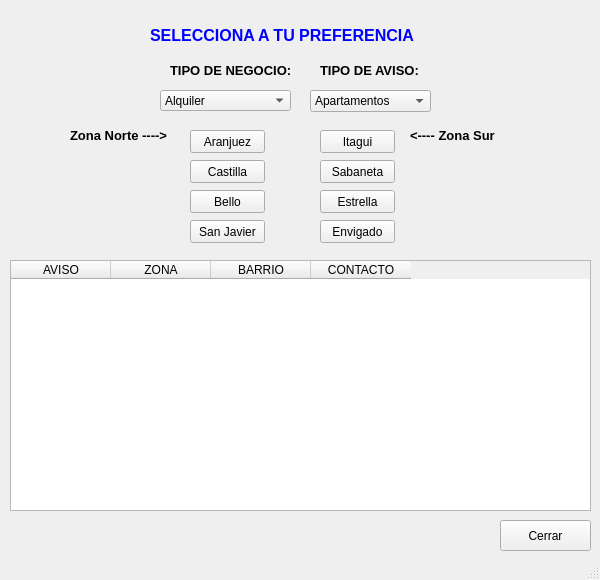
<?xml version="1.0" encoding="UTF-8"?>
<ui version="4.0">
 <class>MainWindow</class>
 <widget class="QMainWindow" name="MainWindow">
  <property name="geometry">
   <rect>
    <x>0</x>
    <y>0</y>
    <width>600</width>
    <height>580</height>
   </rect>
  </property>
  <property name="minimumSize">
   <size>
    <width>600</width>
    <height>580</height>
   </size>
  </property>
  <property name="maximumSize">
   <size>
    <width>600</width>
    <height>580</height>
   </size>
  </property>
  <property name="windowTitle">
   <string>-BIENVENIDO -</string>
  </property>
  <widget class="QWidget" name="centralwidget">
   <widget class="QLabel" name="labelPreferencia">
    <property name="geometry">
     <rect>
      <x>150</x>
      <y>20</y>
      <width>281</width>
      <height>31</height>
     </rect>
    </property>
    <property name="font">
     <font>
      <pointsize>12</pointsize>
      <weight>75</weight>
      <bold>true</bold>
     </font>
    </property>
    <property name="styleSheet">
     <string notr="true">color: rgb(0, 0, 255);</string>
    </property>
    <property name="text">
     <string>SELECCIONA A TU PREFERENCIA</string>
    </property>
   </widget>
   <widget class="QLabel" name="labelTipoNegocio">
    <property name="geometry">
     <rect>
      <x>170</x>
      <y>60</y>
      <width>121</width>
      <height>21</height>
     </rect>
    </property>
    <property name="font">
     <font>
      <pointsize>10</pointsize>
      <weight>75</weight>
      <bold>true</bold>
     </font>
    </property>
    <property name="text">
     <string>TIPO DE NEGOCIO:</string>
    </property>
   </widget>
   <widget class="QLabel" name="labelTipoAviso">
    <property name="geometry">
     <rect>
      <x>320</x>
      <y>60</y>
      <width>101</width>
      <height>21</height>
     </rect>
    </property>
    <property name="font">
     <font>
      <pointsize>10</pointsize>
      <weight>75</weight>
      <bold>true</bold>
     </font>
    </property>
    <property name="text">
     <string>TIPO DE AVISO:</string>
    </property>
   </widget>
   <widget class="QComboBox" name="comboBoxNegocio">
    <property name="geometry">
     <rect>
      <x>160</x>
      <y>90</y>
      <width>131</width>
      <height>21</height>
     </rect>
    </property>
    <property name="currentText">
     <string>Alquiler</string>
    </property>
    <property name="currentIndex">
     <number>0</number>
    </property>
    <item>
     <property name="text">
      <string>Alquiler</string>
     </property>
    </item>
    <item>
     <property name="text">
      <string>Venta</string>
     </property>
    </item>
   </widget>
   <widget class="QComboBox" name="comboBoxAviso">
    <property name="geometry">
     <rect>
      <x>310</x>
      <y>90</y>
      <width>121</width>
      <height>22</height>
     </rect>
    </property>
    <property name="currentText">
     <string>Apartamentos</string>
    </property>
    <item>
     <property name="text">
      <string>Apartamentos</string>
     </property>
    </item>
    <item>
     <property name="text">
      <string>Casas</string>
     </property>
    </item>
    <item>
     <property name="text">
      <string>Lotes</string>
     </property>
    </item>
    <item>
     <property name="text">
      <string>Fincas</string>
     </property>
    </item>
   </widget>
   <widget class="QLabel" name="labelZonaNorte">
    <property name="geometry">
     <rect>
      <x>70</x>
      <y>120</y>
      <width>111</width>
      <height>31</height>
     </rect>
    </property>
    <property name="font">
     <font>
      <pointsize>10</pointsize>
      <weight>75</weight>
      <bold>true</bold>
     </font>
    </property>
    <property name="text">
     <string>Zona Norte ----&gt;</string>
    </property>
   </widget>
   <widget class="QLabel" name="labelZonaSur">
    <property name="geometry">
     <rect>
      <x>410</x>
      <y>120</y>
      <width>101</width>
      <height>31</height>
     </rect>
    </property>
    <property name="font">
     <font>
      <pointsize>10</pointsize>
      <weight>75</weight>
      <bold>true</bold>
     </font>
    </property>
    <property name="text">
     <string>&lt;---- Zona Sur</string>
    </property>
   </widget>
   <widget class="QPushButton" name="btnAranjuez">
    <property name="geometry">
     <rect>
      <x>190</x>
      <y>130</y>
      <width>75</width>
      <height>23</height>
     </rect>
    </property>
    <property name="text">
     <string>Aranjuez</string>
    </property>
   </widget>
   <widget class="QPushButton" name="btnCastilla">
    <property name="geometry">
     <rect>
      <x>190</x>
      <y>160</y>
      <width>75</width>
      <height>23</height>
     </rect>
    </property>
    <property name="text">
     <string>Castilla</string>
    </property>
   </widget>
   <widget class="QPushButton" name="btnBello">
    <property name="geometry">
     <rect>
      <x>190</x>
      <y>190</y>
      <width>75</width>
      <height>23</height>
     </rect>
    </property>
    <property name="text">
     <string>Bello</string>
    </property>
   </widget>
   <widget class="QPushButton" name="btnSanJavier">
    <property name="geometry">
     <rect>
      <x>190</x>
      <y>220</y>
      <width>75</width>
      <height>23</height>
     </rect>
    </property>
    <property name="text">
     <string>San Javier</string>
    </property>
   </widget>
   <widget class="QPushButton" name="btnItagui">
    <property name="geometry">
     <rect>
      <x>320</x>
      <y>130</y>
      <width>75</width>
      <height>23</height>
     </rect>
    </property>
    <property name="text">
     <string>Itagui</string>
    </property>
   </widget>
   <widget class="QPushButton" name="btnSabaneta">
    <property name="geometry">
     <rect>
      <x>320</x>
      <y>160</y>
      <width>75</width>
      <height>23</height>
     </rect>
    </property>
    <property name="text">
     <string>Sabaneta</string>
    </property>
   </widget>
   <widget class="QPushButton" name="btnEstrella">
    <property name="geometry">
     <rect>
      <x>320</x>
      <y>190</y>
      <width>75</width>
      <height>23</height>
     </rect>
    </property>
    <property name="text">
     <string>Estrella</string>
    </property>
   </widget>
   <widget class="QPushButton" name="btnEnvigado">
    <property name="geometry">
     <rect>
      <x>320</x>
      <y>220</y>
      <width>75</width>
      <height>23</height>
     </rect>
    </property>
    <property name="text">
     <string>Envigado</string>
    </property>
   </widget>
   <widget class="QPushButton" name="btnServCerrar">
    <property name="geometry">
     <rect>
      <x>500</x>
      <y>520</y>
      <width>91</width>
      <height>31</height>
     </rect>
    </property>
    <property name="text">
     <string>Cerrar</string>
    </property>
   </widget>
   <widget class="QTableWidget" name="tableWidgetServicios">
    <property name="geometry">
     <rect>
      <x>10</x>
      <y>260</y>
      <width>581</width>
      <height>251</height>
     </rect>
    </property>
    <column>
     <property name="text">
      <string>AVISO</string>
     </property>
    </column>
    <column>
     <property name="text">
      <string>ZONA</string>
     </property>
    </column>
    <column>
     <property name="text">
      <string>BARRIO</string>
     </property>
    </column>
    <column>
     <property name="text">
      <string>CONTACTO</string>
     </property>
    </column>
   </widget>
  </widget>
  <widget class="QStatusBar" name="statusbar"/>
 </widget>
 <resources/>
 <connections/>
</ui>
